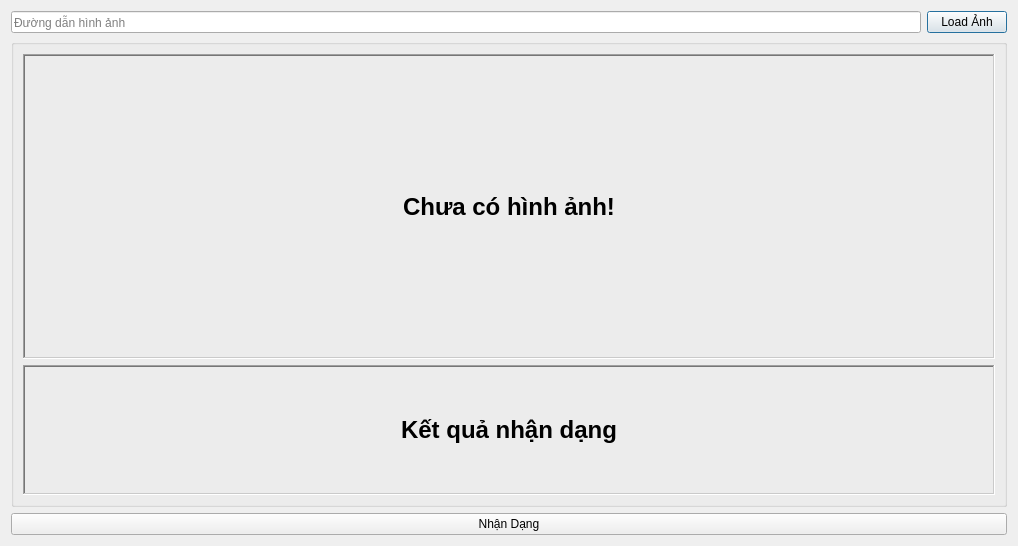
<?xml version="1.0" encoding="UTF-8"?>
<ui version="4.0">
 <class>Dialog</class>
 <widget class="QDialog" name="Dialog">
  <property name="geometry">
   <rect>
    <x>0</x>
    <y>0</y>
    <width>1018</width>
    <height>546</height>
   </rect>
  </property>
  <property name="windowTitle">
   <string>Nhận dạng ảnh (SIFT + BOW + libSVM)</string>
  </property>
  <layout class="QVBoxLayout" name="verticalLayout_2">
   <item>
    <layout class="QHBoxLayout" name="horizontalLayout">
     <item>
      <widget class="QLineEdit" name="edtBrowser">
       <property name="placeholderText">
        <string>Đường dẫn hình ảnh</string>
       </property>
      </widget>
     </item>
     <item>
      <widget class="QPushButton" name="btnBrowser">
       <property name="text">
        <string>Load Ảnh</string>
       </property>
      </widget>
     </item>
    </layout>
   </item>
   <item>
    <widget class="QGroupBox" name="groupBox">
     <property name="sizePolicy">
      <sizepolicy hsizetype="Preferred" vsizetype="Expanding">
       <horstretch>0</horstretch>
       <verstretch>10</verstretch>
      </sizepolicy>
     </property>
     <property name="title">
      <string/>
     </property>
     <layout class="QVBoxLayout" name="verticalLayout">
      <item>
       <widget class="QLabel" name="txtShowImage">
        <property name="sizePolicy">
         <sizepolicy hsizetype="Preferred" vsizetype="Expanding">
          <horstretch>0</horstretch>
          <verstretch>7</verstretch>
         </sizepolicy>
        </property>
        <property name="font">
         <font>
          <pointsize>18</pointsize>
          <weight>75</weight>
          <bold>true</bold>
         </font>
        </property>
        <property name="frameShape">
         <enum>QFrame::WinPanel</enum>
        </property>
        <property name="frameShadow">
         <enum>QFrame::Sunken</enum>
        </property>
        <property name="text">
         <string>Chưa có hình ảnh!</string>
        </property>
        <property name="alignment">
         <set>Qt::AlignCenter</set>
        </property>
       </widget>
      </item>
      <item>
       <widget class="QLabel" name="txtResult">
        <property name="sizePolicy">
         <sizepolicy hsizetype="Preferred" vsizetype="Expanding">
          <horstretch>0</horstretch>
          <verstretch>3</verstretch>
         </sizepolicy>
        </property>
        <property name="font">
         <font>
          <pointsize>18</pointsize>
          <weight>75</weight>
          <bold>true</bold>
          <underline>false</underline>
          <strikeout>false</strikeout>
         </font>
        </property>
        <property name="frameShape">
         <enum>QFrame::WinPanel</enum>
        </property>
        <property name="frameShadow">
         <enum>QFrame::Sunken</enum>
        </property>
        <property name="lineWidth">
         <number>1</number>
        </property>
        <property name="text">
         <string>Kết quả nhận dạng</string>
        </property>
        <property name="alignment">
         <set>Qt::AlignCenter</set>
        </property>
       </widget>
      </item>
     </layout>
    </widget>
   </item>
   <item>
    <widget class="QPushButton" name="btnNhanDang">
     <property name="text">
      <string>Nhận Dạng</string>
     </property>
    </widget>
   </item>
  </layout>
  <zorder></zorder>
  <zorder>groupBox</zorder>
  <zorder>btnNhanDang</zorder>
 </widget>
 <resources/>
 <connections/>
</ui>
